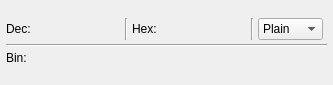
<?xml version="1.0" encoding="UTF-8"?>
<ui version="4.0">
 <class>MainWindow</class>
 <widget class="QMainWindow" name="MainWindow">
  <property name="geometry">
   <rect>
    <x>0</x>
    <y>0</y>
    <width>333</width>
    <height>85</height>
   </rect>
  </property>
  <property name="sizePolicy">
   <sizepolicy hsizetype="Preferred" vsizetype="Fixed">
    <horstretch>0</horstretch>
    <verstretch>0</verstretch>
   </sizepolicy>
  </property>
  <property name="minimumSize">
   <size>
    <width>0</width>
    <height>85</height>
   </size>
  </property>
  <property name="maximumSize">
   <size>
    <width>16777215</width>
    <height>85</height>
   </size>
  </property>
  <property name="windowTitle">
   <string>Bin &lt;-&gt; Dec &lt;-&gt; Hex converter by Somin</string>
  </property>
  <property name="windowOpacity">
   <double>1.000000000000000</double>
  </property>
  <widget class="QWidget" name="centralwidget">
   <layout class="QVBoxLayout" name="verticalLayout">
    <property name="spacing">
     <number>4</number>
    </property>
    <property name="leftMargin">
     <number>6</number>
    </property>
    <property name="topMargin">
     <number>4</number>
    </property>
    <property name="rightMargin">
     <number>6</number>
    </property>
    <property name="bottomMargin">
     <number>6</number>
    </property>
    <item>
     <layout class="QGridLayout" name="gridLayout_2" columnstretch="0,0,0,0,0,0,0,0">
      <item row="0" column="2">
       <widget class="Line" name="line">
        <property name="orientation">
         <enum>Qt::Vertical</enum>
        </property>
       </widget>
      </item>
      <item row="2" column="0">
       <widget class="QLabel" name="binLabel">
        <property name="text">
         <string>Bin:</string>
        </property>
       </widget>
      </item>
      <item row="0" column="1">
       <widget class="BigIntSpinBox" name="decSpinBox" native="true">
        <property name="sizePolicy">
         <sizepolicy hsizetype="Expanding" vsizetype="Fixed">
          <horstretch>0</horstretch>
          <verstretch>0</verstretch>
         </sizepolicy>
        </property>
       </widget>
      </item>
      <item row="1" column="0" colspan="8">
       <widget class="Line" name="line_3">
        <property name="orientation">
         <enum>Qt::Horizontal</enum>
        </property>
       </widget>
      </item>
      <item row="0" column="5">
       <widget class="Line" name="line_2">
        <property name="orientation">
         <enum>Qt::Vertical</enum>
        </property>
       </widget>
      </item>
      <item row="0" column="6">
       <widget class="QComboBox" name="comboBox">
        <item>
         <property name="text">
          <string>Plain</string>
         </property>
        </item>
        <item>
         <property name="text">
          <string>C++</string>
         </property>
        </item>
        <item>
         <property name="text">
          <string>Space</string>
         </property>
        </item>
       </widget>
      </item>
      <item row="0" column="3">
       <widget class="QLabel" name="hexLabel">
        <property name="text">
         <string>Hex:</string>
        </property>
       </widget>
      </item>
      <item row="0" column="0">
       <widget class="QLabel" name="decLabel">
        <property name="text">
         <string>Dec:</string>
        </property>
       </widget>
      </item>
      <item row="0" column="4">
       <widget class="BigIntSpinBox" name="hexSpinBox" native="true">
        <property name="sizePolicy">
         <sizepolicy hsizetype="Expanding" vsizetype="Fixed">
          <horstretch>0</horstretch>
          <verstretch>0</verstretch>
         </sizepolicy>
        </property>
       </widget>
      </item>
      <item row="2" column="1" colspan="6">
       <widget class="BigIntSpinBox" name="binSpinBox" native="true">
        <property name="sizePolicy">
         <sizepolicy hsizetype="Expanding" vsizetype="Fixed">
          <horstretch>0</horstretch>
          <verstretch>0</verstretch>
         </sizepolicy>
        </property>
       </widget>
      </item>
     </layout>
    </item>
   </layout>
  </widget>
 </widget>
 <customwidgets>
  <customwidget>
   <class>BigIntSpinBox</class>
   <extends>QWidget</extends>
   <header>bigintspinbox.h</header>
   <container>1</container>
  </customwidget>
 </customwidgets>
 <resources/>
 <connections/>
</ui>
